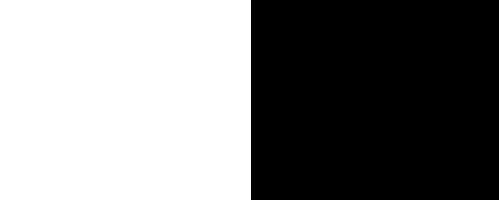
#> input picture _opencv/function/img/rectangle.jpg, 499 x 200 px
$ python +bitwise_xor.py
#> lines starting #> are read from the running program, lines starting #| are printed output that depends on the picture
import os
import cv2
import matplotlib.pyplot as plt

# OpenCV Documentation
img_rec = cv2.imread(f"../img/rectangle.jpg", cv2.IMREAD_GRAYSCALE)
#> img_rec is the input picture: shape (200, 499); min 0, max 255, mean 128.3
img_cir = cv2.imread(f"../img/circle.jpg", cv2.IMREAD_GRAYSCALE)
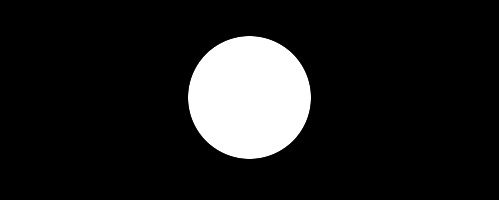
#> input picture _opencv/function/img/circle.jpg, 499 x 200 px
#> img_cir is the input picture: shape (200, 499); min 0, max 255, mean 30.2
plt.figure(figsize=[20, 5])
plt.subplot(121);plt.imshow(img_rec, cmap="gray")
plt.subplot(122);plt.imshow(img_cir, cmap="gray")

result = cv2.bitwise_xor(img_rec, img_cir, mask=None)
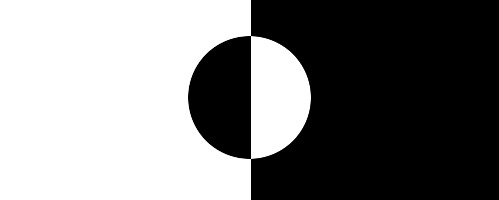
#> result: shape (200, 499); min 0, max 255, mean 127.3
plt.imshow(result, cmap="gray")
plt.show()
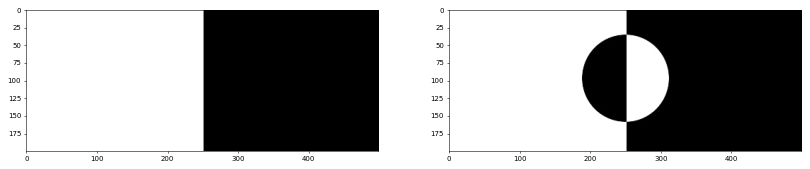
#> figure drawn by matplotlib, 2 panels
